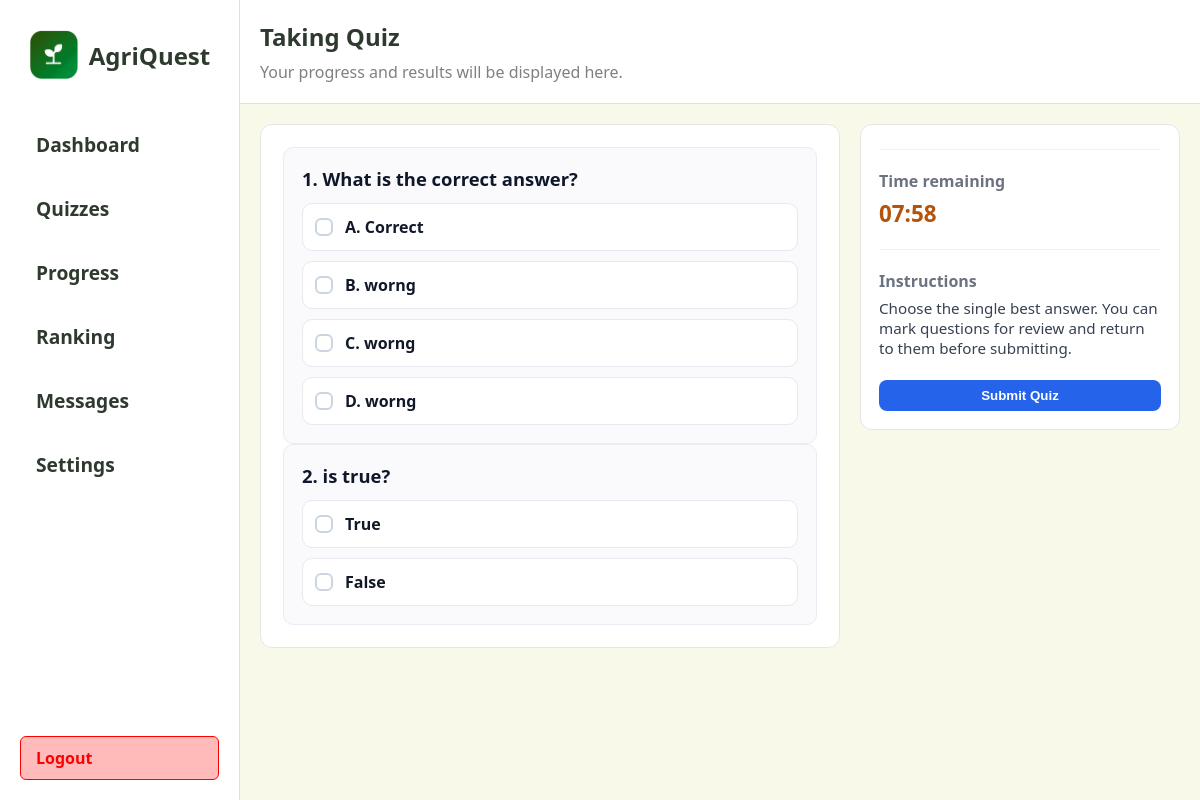
/student/quizzes/take/1, run on the app's committed database.
### app/models.py (models this page shows)
class Question(db.Model):
	id = db.Column(db.Integer, primary_key=True)
	quiz_id = db.Column(db.Integer, db.ForeignKey('quiz.id'), nullable=False)
	type = db.Column(db.String(20), nullable=False)  # 'mc' or 'tf'
	text = db.Column(db.Text, nullable=False)
	correct_answer = db.Column(db.String(10), nullable=False)
	options = db.relationship('Option', backref='question', cascade='all, delete-orphan', lazy=True)

class Option(db.Model):
	id = db.Column(db.Integer, primary_key=True)
	question_id = db.Column(db.Integer, db.ForeignKey('question.id'), nullable=False)
	key = db.Column(db.String(5), nullable=False)  # 'A','B','C','D' or other
	text = db.Column(db.Text, nullable=False)

### app/routes.py (the view, shortened to what this page needs)
@main.route('/student/quizzes/take/<int:quiz_id>', methods=["GET", "POST"])
def student_take_quiz(quiz_id):
    if request.method == 'GET':
        quiz = Quiz.query.filter_by(id=quiz_id).first()
        if not quiz:
            flash('Quiz not found.', 'error')
            return redirect(url_for('main.student_quizzes'))
        return render_template('student/take_quiz.html', quiz=quiz)

### app/templates/student/take_quiz.html (shortened to what this page needs)
<!DOCTYPE html>
<html lang="en">
  <head>
  </head>
  <body>
    <div class="left">
      {% include 'partials/student_sidebar.html' %}
    </div>
    <div class="right">
      <div class="header">
        <div class="header-title">
          <span style="font-size: 1.5rem; font-weight: 700; color: #2d3a2d"
            >Taking Quiz</span
          >
          <span style="font-size: 1rem; color: grey"
            >Your progress and results will be displayed here.</span
          >
        </div>
      </div>
      <div class="section" style="width: 100%;">
        <div class="quiz-container" style="width:100%;">
          <div class="quiz-main">
            {% if quiz %}
              <form id="quiz-form">
                {% for q in quiz.questions %}
                  <div class="question-card" data-qid="{{ q.id }}">
                    <div class="question-text">{{ loop.index }}. {{ q.text }}</div>
                    <div class="options">
                      {% if q.type == 'mc' %}
                        {% for opt in q.options %}
                          <label class="option">
                            <input type="radio" name="q-{{ q.id }}" value="{{ opt.key }}" />
                            <div>
                              <div class="option-label">{{ opt.key }}. {{ opt.text }}</div>
                            </div>
                          </label>
                        {% endfor %}
                      {% elif q.type == 'tf' %}
                        <label class="option"><input type="radio" name="q-{{ q.id }}" value="True" /> <div class="option-label">True</div></label>
                        <label class="option"><input type="radio" name="q-{{ q.id }}" value="False" /> <div class="option-label">False</div></label>
                      {% else %}
                        <input type="text" name="q-{{ q.id }}" placeholder="Your answer" />
                      {% endif %}
                    </div>
                  </div>
                {% endfor %}
              </form>
            {% else %}
              <div class="question-card">Quiz not found.</div>
            {% endif %}
          </div>
          <aside class="quiz-sidebar">
            <div style="height:1px; background:#eef2ff; margin:6px 0;"></div>
            <div>
              <div style="color:#6b7280; font-weight:700; margin-bottom:6px;">Time remaining</div>
              <div id="time-remaining" data-time="{{ quiz.time_limit if quiz and quiz.time_limit is not none else 0 }}" style="font-size:1.4rem; font-weight:800; color:#b45309;">--:--</div>
            </div>
            <div style="height:1px; background:#eef2ff; margin:6px 0;"></div>
            <div>
              <div style="color:#6b7280; font-weight:700; margin-bottom:6px;">Instructions</div>
              <div style="color:#374151; font-size:0.95rem;">Choose the single best answer. You can mark questions for review and return to them before submitting.</div>
            </div>
            <div style="margin-top:8px; display:flex; gap:8px;">
              <button id="submit-btn" class="btn blue" style="flex:1;">Submit Quiz</button>
            </div>
          </aside>
        </div>
      </div>
    </div>
  </body>
</html>

### app/templates/student/take_quiz.html (style rules this page uses)
* { box-sizing: border-box; margin: 0; padding: 0; }
body { font-family: "Segoe UI", Tahoma, Geneva, Verdana, sans-serif; background: #f8f9e9; min-height: 100vh; display: flex; }
.left { width: 20%; background: white; padding: 20px; display: flex; flex-direction: column; justify-content: space-between; min-height: 100vh; border-right: 1px solid #e0e0e0; }
.right { height: 100vh; width: 80%; overflow-y: scroll; padding-bottom: 20px; }
.header { width: 100%; background-color: #fff; border-bottom: 1px solid #e0e0e0; margin-bottom: 20px; padding: 20px; display: flex; justify-content: space-between; align-items: center; }
.header-title { display: flex; flex-direction: column; gap: 8px; }
.section { display: flex; gap: 20px; padding: 0 20px; margin-top: 20px; }
.btn { padding: 8px 14px; border-radius: 8px; border: none; font-weight: 700; text-decoration: none; cursor: pointer; }
.btn.blue { background: #2563eb; color: #fff; }
.quiz-container { display: flex; gap: 20px; width: 100%; }
.quiz-main { background: white; border-radius: 12px; padding: 22px; border: 1px solid #e6e6e6; flex: 1 1 70%; display: flex; flex-direction: column; gap: 18px; }
.quiz-sidebar { background: white; border-radius: 12px; padding: 18px; border: 1px solid #e6e6e6; width: 320px; flex-shrink: 0; display: flex; flex-direction: column; gap: 14px; height: fit-content; }
.question-card { background: #fafafc; border-radius: 10px; padding: 18px; border: 1px solid #ecebf3; }
.question-text { font-size: 1.15rem; font-weight: 700; color: #0f172a; margin-bottom: 12px; }
.options { display: flex; flex-direction: column; gap: 10px; }
.option { display: flex; gap: 12px; align-items: center; padding: 12px; border-radius: 10px; background: white; border: 1px solid #e8e8f0; cursor: pointer; transition: box-shadow .12s ease, transform .06s ease; }
.option input { appearance: none; -webkit-appearance: none; width: 18px; height: 18px; border-radius: 6px; border: 2px solid #cbd5e1; display: inline-block; position: relative; }
.option-label { font-weight: 600; color: #111827; }

### data on the page
Question: text "What is the correct answer?"
Option: key "A", text "Correct"
Option: key "B", text "worng"
Option: key "C", text "worng"
Option: key "D", text "worng"
Question: text "is true?"
